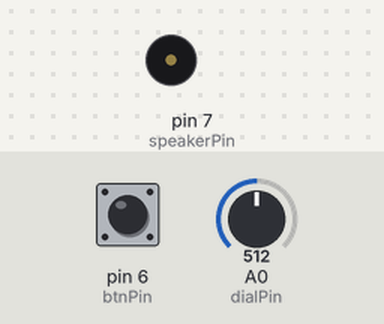
The sketch below on a simulated Arduino Uno, built with avr-gcc and run on an emulated ATmega328P. Parts: buzzer (waves = sounding). The test bench sets the inputs (shaded band); at power-on: pin 6 (btnPin) HIGH, A0 (dialPin) = 512.

Above: at 1.2 s.
1.3 s: pin 6 (btnPin) pulled LOW for 0.15 s
At 1.38 s:
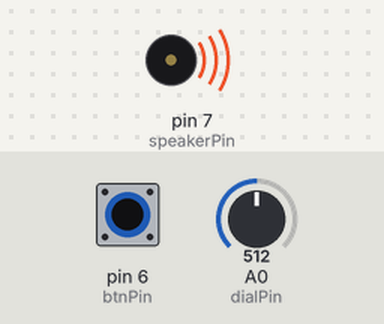
2.9 s: pin 6 (btnPin) pulled LOW for 3.2 s
At 6.8 s:
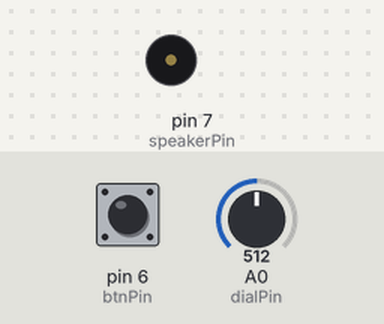
Timing chart, 0 to 8.3 s (numbered marks = the images above; inputs shaded):
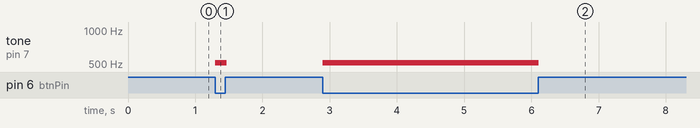

Measured:
- after the input at 1.3 s, tone on pin 7 (speakerPin): silent → 512 Hz at once, → silent 0.17 s later
- after the input at 2.9 s, tone on pin 7 (speakerPin): silent → 512 Hz at once, → silent 3.2 s later

The sketch:

Task_1.ino
```cpp
const int dialPin = 0;    //A0
const int btnPin = 6;     //D6
const int speakerPin = 7; //D7

int freq = 31;
const int length = 30;
const int gap = 20;

void setup()
{
  //The Arduino Uno contains a number of inbuilt pullup resistors
  //Instead of connecting an external pullup resistor to prevent debouncing, INPUT can be changed to INPUT_PULLUP
  pinMode(btnPin, INPUT);
}

void loop()
{
  int val = analogRead(dialPin);
  if(!digitalRead(btnPin))
  {
    if(val > 31)
    {
      freq = val;
    }

    tone(speakerPin, freq, length);
    delay(gap);
  }
}
```
